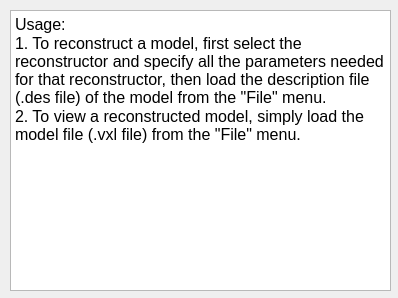
<?xml version="1.0" encoding="UTF-8"?>
<ui version="4.0">
 <class>HelpDialog</class>
 <widget class="QDialog" name="HelpDialog">
  <property name="geometry">
   <rect>
    <x>0</x>
    <y>0</y>
    <width>398</width>
    <height>298</height>
   </rect>
  </property>
  <property name="windowTitle">
   <string>Dialog</string>
  </property>
  <widget class="QTextBrowser" name="textBrowser">
   <property name="geometry">
    <rect>
     <x>10</x>
     <y>10</y>
     <width>381</width>
     <height>281</height>
    </rect>
   </property>
   <property name="html">
    <string>&lt;!DOCTYPE HTML PUBLIC &quot;-//W3C//DTD HTML 4.0//EN&quot; &quot;http://www.w3.org/TR/REC-html40/strict.dtd&quot;&gt;
&lt;html&gt;&lt;head&gt;&lt;meta name=&quot;qrichtext&quot; content=&quot;1&quot; /&gt;&lt;style type=&quot;text/css&quot;&gt;
p, li { white-space: pre-wrap; }
&lt;/style&gt;&lt;/head&gt;&lt;body style=&quot; font-family:'WenQuanYi Micro Hei'; font-size:10.5pt; font-weight:400; font-style:normal;&quot;&gt;
&lt;p style=&quot; margin-top:0px; margin-bottom:0px; margin-left:0px; margin-right:0px; -qt-block-indent:0; text-indent:0px;&quot;&gt;&lt;span style=&quot; font-size:12pt;&quot;&gt;Usage:&lt;/span&gt;&lt;/p&gt;
&lt;p style=&quot; margin-top:0px; margin-bottom:0px; margin-left:0px; margin-right:0px; -qt-block-indent:0; text-indent:0px;&quot;&gt;&lt;span style=&quot; font-size:12pt;&quot;&gt;1. To reconstruct a model, first select the reconstructor and specify all the parameters needed for that reconstructor, then load the description file (.des file) of the model from the &amp;quot;File&amp;quot; menu. &lt;/span&gt;&lt;/p&gt;
&lt;p style=&quot; margin-top:0px; margin-bottom:0px; margin-left:0px; margin-right:0px; -qt-block-indent:0; text-indent:0px;&quot;&gt;&lt;span style=&quot; font-size:12pt;&quot;&gt;2. To view a reconstructed model, simply load the model file (.vxl file) from the &amp;quot;File&amp;quot; menu.&lt;/span&gt;&lt;/p&gt;&lt;/body&gt;&lt;/html&gt;</string>
   </property>
  </widget>
 </widget>
 <resources/>
 <connections/>
</ui>
